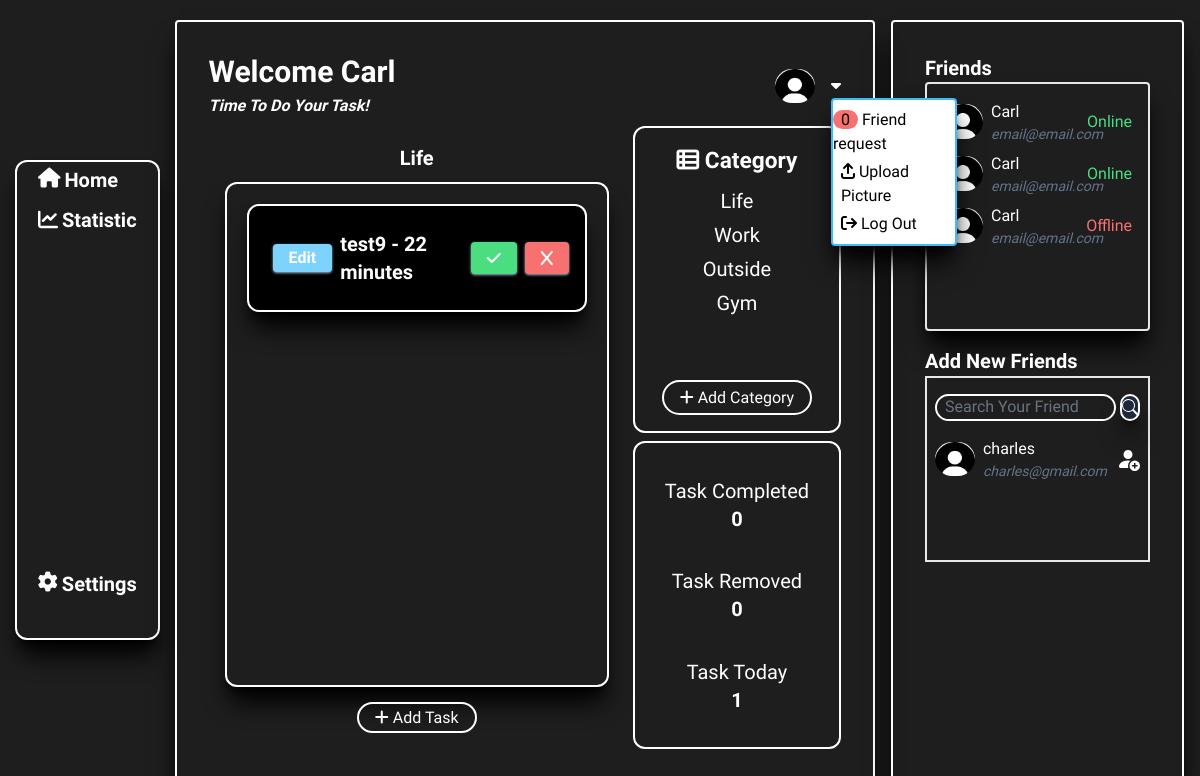
Before: /listdo/home (signed in) with the older database file.
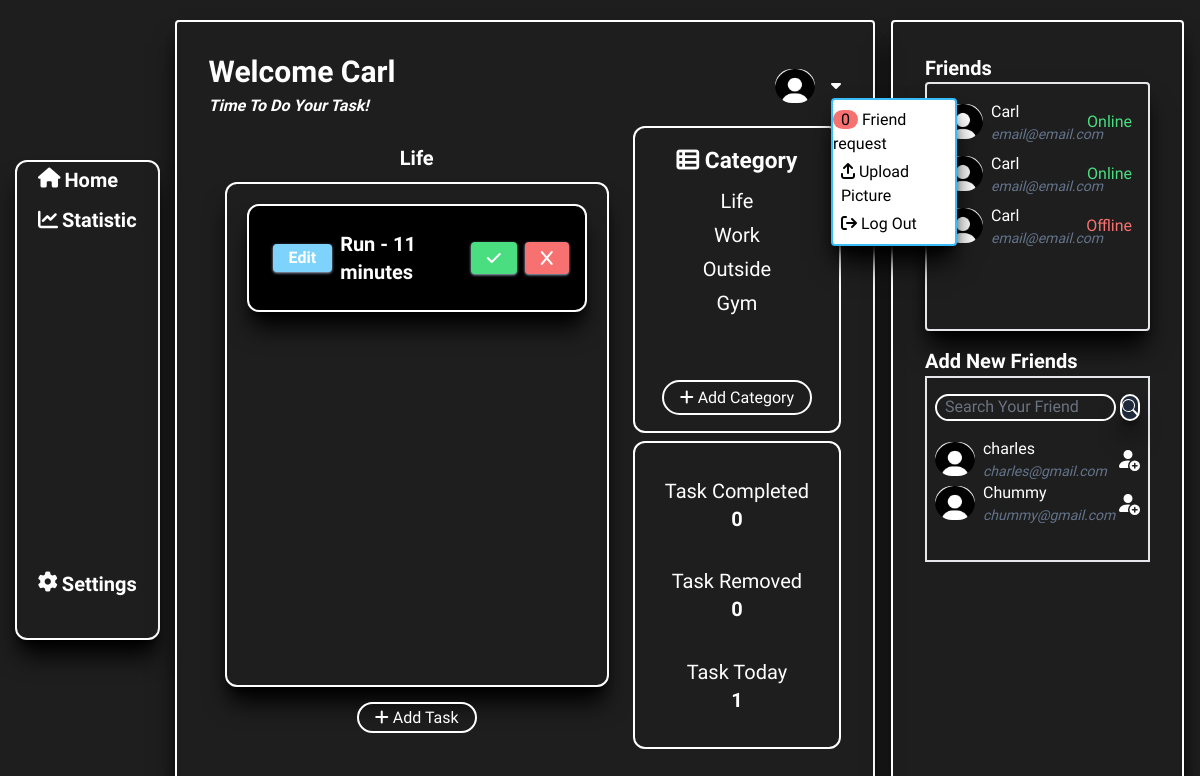
After: the same page with the newer database file.
### base/models.py (models this page shows, shortened)
class Task(models.Model):
    user = models.ForeignKey(User, on_delete=models.CASCADE, null = True)
    category = models.ForeignKey(Cateogry, on_delete=models.CASCADE)
    task_name = models.CharField(max_length=255)
    time = models.IntegerField(default=1)
    created_at = models.DateTimeField(default=timezone.now)

class Cateogry(models.Model):
    user = models.ForeignKey(User, on_delete=models.CASCADE, null = True)
    category_name = models.CharField(max_length=255, null=False)
    created_at = models.DateTimeField(default=timezone.now)
    def __str__(self):
        return self.category_name

class Profile(models.Model):
    user = models.ForeignKey(User, on_delete=models.CASCADE)
    username = models.CharField(max_length=255)
    profile_pic = models.ImageField(upload_to="profile/", default="profile/default-img.jpg")
    is_online = models.BooleanField(default = 0)

### base/views.py (the view)
# urls.py: 2. Add a URL to urlpatterns:  path('', views.home, name='home')
@login_required(login_url="/listdo/login")
def home(request):
    profile = Profile.objects.get(user = request.user)
    access_token = request.session.get("access_token")
    username = request.session.get("username")
    password = request.session.get("password")
    categories = Cateogry.objects.filter(user = request.user)
    users = Profile.objects.select_related("user").all()
    friend_request = FriendRequest.objects.filter(user_follower = request.user).values()
    added = [i["user_following_id"] for i in friend_request]
    user_friend_request = FriendRequest.objects.filter(user_following = request.user).select_related("user_following", "profile")
    print(user_friend_request)
    first_category = None
    first_pk = None
    first_task = None
    tasks = None
    work_task = None
    taskCount = 0
    work_task_count = 0
    if len(categories) != 0:
        first_category = categories[0]
        first_pk = first_category.pk
        first_task = first_category.category_name
        tasks = Task.objects.filter(category = first_category)
        work_task = Task.objects.filter(category__id = first_pk)
        taskCount = len(tasks)
        work_task_count = len(work_task)
    return render(request, "base/home.html", {
        "user": profile,
        "categories": categories,
        "first_category": first_category,
        "first_pk": first_pk,
        "first_name": first_task,
        "access_token": access_token,
        "user_details": json.dumps({
            "username": username,
            "password": password
        }),
        "tasks": tasks,
        "total_task": work_task_count,
        "taskCount": taskCount,
        "suggested_friends": users,
        "added": added,
        "friend_request": user_friend_request
    })

### base/templates/base/home.html (shortened to what the changed rows need)
{% load static %}
<!DOCTYPE html>
<html lang="en">
  <head>
    <link
      rel="stylesheet"
      href="https://unpkg.com/tippy.js@6/themes/light.css"
    />
    <link rel="stylesheet" href="https://unpkg.com/tippy.js@6/dist/tippy.css" />
    <script src="https://cdn.tailwindcss.com?plugins=forms,typography,aspect-ratio,line-clamp,container-queries"></script>
  </head>
  <body>
    <div class="h-screen flex flex-col md:flex-row text-white p-4 md:p-0">
      <div
        class="w-full md:w-[15%] md:h-screen rounded border-white flex justify-center items-center"
      >
        <div
          class="flex flex-col shadow-xl shadow-black items-center w-5/6 h-[60%] border-2 rounded-[12px] border-white"
        >
          <ul class="flex flex-col gap-2">
            <li
              class="text-xl font-bold flex flex-row rounded-full transition-all duration-300 hover:scale-110 hover:-translate-y-1 hover:bg-white px-4 hover:text-black gap-1 hover:shadow-xl hover:shadow-black"
            >
              <a href="" class="h-1/2">
                <h1 class="mt-1">Home</h1>
              </a>
            </li>
            <li
              class="text-xl font-bold flex flex-row rounded-full transition-all duration-300 hover:scale-110 hover:-translate-y-1 hover:bg-white px-4 hover:text-black gap-1 hover:shadow-xl hover:shadow-black"
            >
              <a href="" class="h-1/2">
                <h1 class="mt-1">Statistic</h1>
              </a>
            </li>
          </ul>
          <div class="flex items-end h-screen">
            <div
              class="-translate-y-10 text-xl font-bold flex flex-row rounded-full transition-all duration-300 hover:scale-110 hover:-translate-y-11 hover:bg-white px-4 hover:text-black gap-1 hover:shadow-xl hover:shadow-black"
            >
              <a href="" class="h-1/2">
                <h1 class="mt-1">Settings</h1>
              </a>
            </div>
          </div>
        </div>
      </div>
      <div
        class="w-full md:w-[60%] rounded border-white border-2 h-auto md:h-[95%] self-center shadow-black shadow-xl p-8"
      >
        <div class="flex">
          <div class="w-1/2">
            <div class="">
              <h1 class="text-3xl font-bold">
                Welcome {{ user.username|title }}
              </h1>
            </div>
          </div>
        </div>
        <div
          class="h-auto md:h-[90%] mt-2 rounded-[12px] flex flex-col md:flex-row gap-2 justify-between"
        >
          <div class="w-full md:w-4/6 rounded-[12px]">
            <div class="h-[90%] w-full px-4">
              <h1
                class="text-xl font-bold justify-center h-[10%] flex items-center"
              >
                <span class="mt-2 px-4 rounded-full" id="selectedCategoryName"
                  >{{ first_category }}</span
                >
              </h1>
              <div
                class="h-auto md:h-[90%] p-0 md:p-5 border-0 md:border-2 md:border-white rounded-[12px] shadow shadow-black shadow-xl flex flex-col gap-4 md:gap-2 overflow-x-auto"
                id="listTask"
              >
                {% if tasks|length == 0 %}
                <div
                  class="text-center h-full flex items-center justify-center"
                  id="warningMessage"
                >
                  No Data Found
                </div>
                {% elif tasks %} {% for task in tasks %}
                <div
                  id="{{task.id}}"
                  class="task bg-black w-full border-2 border-white p-4 rounded-[12px] shadow-xl shadow-black flex"
                >
                  <div class="w-[70%] p-2 flex gap-2">
                    <button
                      data-id="{{ task.id }}"
                      class="px-4 bg-sky-300 font-bold text-white rounded shadow shadow-slate-400 h-[50px] max-h-[50%] self-center editBtn"
                    >
                      Edit
                    </button>
                    <h1 class="text-xl font-bold self-center">
                      <span id="taskName">{{task.task_name}}</span> -
                      <span id="taskTime">{{task.time}} minutes</span>
                    </h1>
                  </div>
                  <div class="w-[30%] flex justify-end gap-2">
                    <button>
                      <i
                        class="fa-solid fa-check px-4 py-2 rounded bg-green-400 shadow shadow-slate-400"
                      ></i>
                    </button>
                    <button data-idKey="{{task.id}}">
                      <i
                        data-idKey="{{task.id}}"
                        class="fa-solid fa-x px-4 py-2 rounded bg-red-400 shadow shadow-slate-400 removeTask"
                      ></i>
                    </button>
                  </div>
                </div>
                {% endfor %} {% endif %}
              </div>
            </div>
          </div>
          <div class="w-full md:w-2/6 flex justify-center flex-col gap-2">
            <div
              class="border-2 border-white h-1/2 rounded-[12px] p-4 flex flex-col"
            >
              <div class="h-[80%] overflow-y-auto overflow-x-hidden">
                <h1 class="text-[17pt] font-bold w-full text-center">
                  <i class="fa-solid fa-table-list"></i> Category
                </h1>
                <ul class="mt-2 flex flex-col gap-1" id="listCategory">
                  {% for category in categories %}
                  <li
                    data-category-pk="{{category.pk}}"
                    id="{{category.id}}"
                    class="active:scale-90 select_category text-[15pt] w-full text-center transition-all duration-300 hover:scale-110 hover:-translate-y-1 hover:bg-white hover:text-black hover:rounded-full hover:shadow-xl hover:shadow-black cursor-pointer"
                  >
                    {{category.category_name}}
                  </li>
                  {% endfor %}
                </ul>
              </div>
            </div>
            <div class="border-2 border-white h-1/2 rounded-[12px] p-4">
              <div class="h-1/3 flex justify-center items-center flex-col">
                <h1 class="text-xl text-center">Task Completed</h1>
              </div>
              <div class="h-1/3 flex justify-center items-center flex-col">
                <h1 class="text-xl text-center">Task Removed</h1>
              </div>
              <div class="h-1/3 flex justify-center items-center flex-col">
                <h1 class="text-xl text-center">Task Today</h1>
              </div>
            </div>
          </div>
        </div>
      </div>
      <div
        class="w-full md:w-[25%] rounded border-white border-2 h-[95%] self-center shadow-black shadow-xl mt-4 md:mt-0 p-8 mx-4 shadow shadow-black shadow-xl"
      >
        <div id="FriendList" class="md:h-[40%]">
          <h1 class="text-xl font-bold h-[10%]">Friends</h1>
          <ul
            class="border-2 p-4 flex flex-col gap-2 h-[90%] overflow-x-auto rounded shadow-xl shadow-black"
          >
            <li class="flex gap-2">
              <div class="flex w-[50%] gap-2 items-center">
                <div>
                  <h1>Carl</h1>
                  <h1 class="text-sm italic text-slate-500">email@email.com</h1>
                </div>
              </div>
              <div class="w-[50%] justify-end flex items-center">
                <h1 class="text-green-400">Online</h1>
              </div>
            </li>
            <li class="flex gap-2">
              <div class="flex w-[50%] gap-2 items-center">
                <div>
                  <h1>Carl</h1>
                  <h1 class="text-sm italic text-slate-500">email@email.com</h1>
                </div>
              </div>
              <div class="w-[50%] justify-end flex items-center">
                <h1 class="text-green-400">Online</h1>
              </div>
            </li>
            <li class="flex gap-2">
              <div class="flex w-[50%] gap-2 items-center">
                <div>
                  <h1>Carl</h1>
                  <h1 class="text-sm italic text-slate-500">email@email.com</h1>
                </div>
              </div>
              <div class="w-[50%] justify-end flex items-center">
                <h1 class="text-red-400">Offline</h1>
              </div>
            </li>
          </ul>
        </div>
        <div id="suggestFriends" class="h-[30%] mt-4">
          <h1 class="md:h-[10%] text-xl font-bold">Add New Friends</h1>
          <div class="md:h-[90%] mt-2 border-2">
            <ul class="px-2 mt-4 h-[65%] overflow-x-auto">
              {% for suggestions in suggested_friends %}
              {% if suggestions.user.id != request.user.id %}
              <li class="flex gap-2">
                <div class="flex w-[50%] gap-2 items-center">
                  <img
                    src="{{ suggestions.profile_pic.url }}"
                    alt="Friends Profile"
                    width="40"
                    height="40"
                    class="rounded-full"
                  />
                  <div>
                    <h1>{{ suggestions.username }}</h1>
                    <h1 class="text-sm italic text-slate-500">
                      {{ suggestions.user.email }}
                    </h1>
                  </div>
                </div>
                <div class="w-[50%] justify-end flex items-center">
                  {% if suggestions.user.id not in added %}
                  <button
                    data-is-clicked="0"
                    data-user-id="{{suggestions.user.id}}"
                  >
                  </button>
                  {% endif %}
                </div>
              </li>
              {% endif %}
              {% endfor %}
            </ul>
          </div>
        </div>
      </div>
    </div>
  </body>
</html>

Changed rows visible on the page:
removed Task: task_name "test9", time "22"
added Task: task_name "Run", time "11"
added Profile: profile_pic (placeholder picture), username "Chummy", user.email "chummy@gmail.com"
